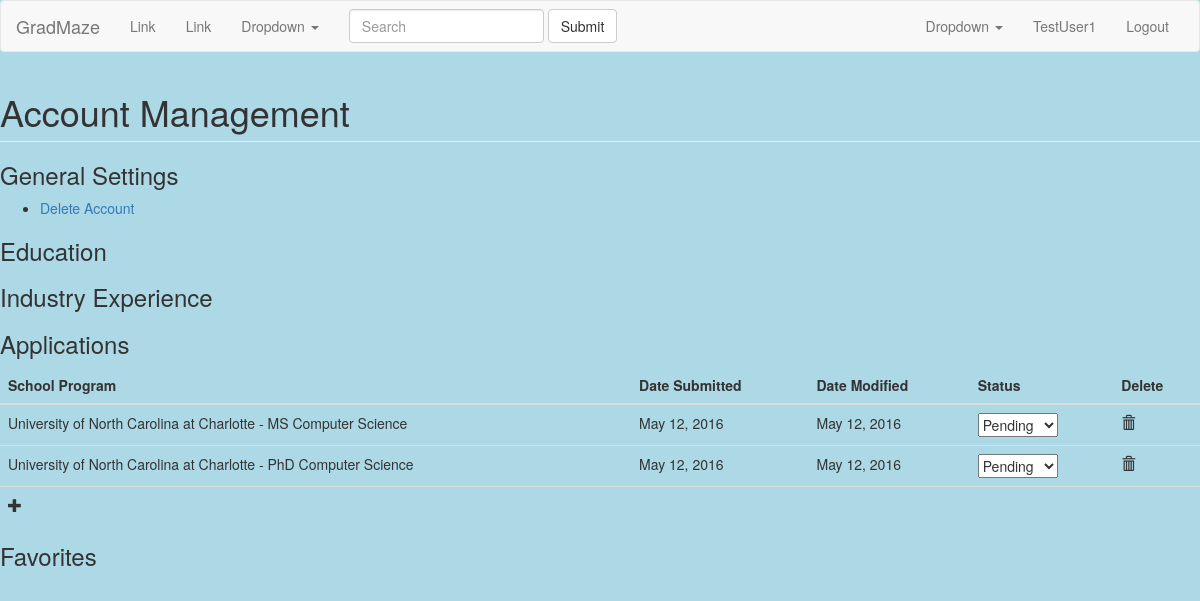
The app's page /GradMaze/accounts/manage/ (signed in), older data.
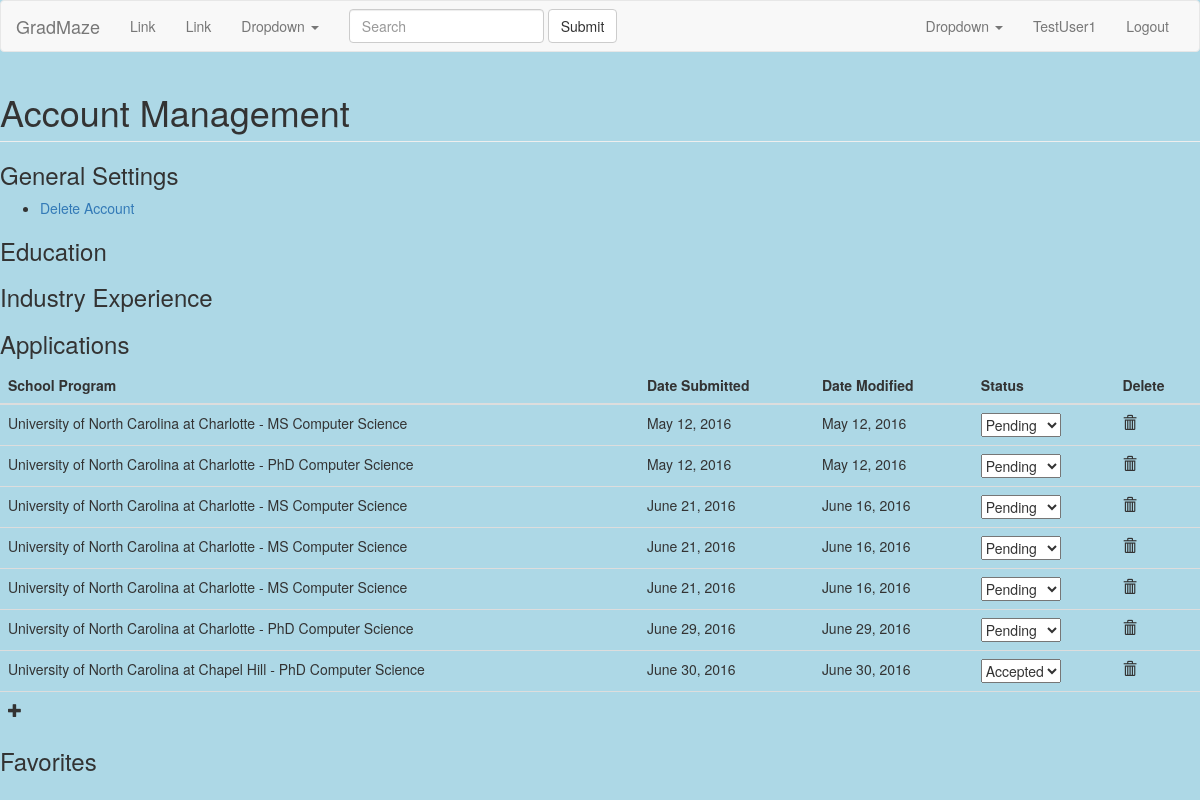
The same page, newer data.
### main/models.py (models this page shows, shortened)
class Application(models.Model):
    student = models.ForeignKey(Student)
    date_submitted = models.DateField()
    date_updated = models.DateField()
    school_program = models.ForeignKey(SchoolProgram)
    STATUSCHOICES = (
        ('Pending', 'Pending'),
        ('Accepted', 'Accepted'),
        ('Denied', 'Denied'),
    )
    status = models.CharField(max_length=50, choices=STATUSCHOICES)

class SchoolProgram(models.Model):
    school = models.ForeignKey(School)
    program = models.ForeignKey(Program)
    def __str__(self):
        return str(self.school) + " - " + str(self.program)

class School(models.Model):
    name = models.CharField(max_length=50)
    abbr = models.CharField(max_length=5, null=True)
    def __str__(self):
        return str(self.name)

class Program(models.Model):
    name = models.CharField(max_length=50)
    level = models.CharField(max_length=50)  # Masters/PhD/PSM
    def __str__(self):
        return str(self.level) + " " + str(self.name)

### main/views.py (the view, shortened to what this page needs)
class AccountManageView(View):
    template_name = "account_manage.html"
    def get(self, request, *args, **kwargs):
        apps_form = ApplicationForm()
        applications = Application.objects.filter(student__id=request.user.id)
        return render(request, self.template_name, {'apps': applications,'apps_form': apps_form})

### main/forms.py
class ApplicationForm(forms.Form):
    school_program = forms.ModelChoiceField(queryset=SchoolProgram.objects.all().order_by('school'))
    date_submitted = forms.DateField(widget=forms.TextInput(attrs={'class':'datepicker'}))
    date_updated = forms.DateField(widget=forms.TextInput(attrs={'class':'datepicker'}))
    status = forms.ChoiceField(choices=Application.STATUSCHOICES)

### templates/account_manage.html (shortened to what this page needs)
{% extends "base.html" %}
{% load staticfiles %}
{% block styles %}
    <link href="{% static 'css/jquery-ui.min.css' %}" rel="stylesheet">
{% endblock %}
{% block content %}
    <h1 class="page-header">Account Management</h1>
    <h3>General Settings</h3>
    <ul>
        <li><a href="#" id="opener">Delete Account</a></li>
    </ul>
    <h3>Education</h3>
    <h3>Industry Experience</h3>
    <h3>Applications</h3>
    <table class="table" id="app-table">
        <thead>
            <th>School Program</th>
            <th>Date Submitted</th>
            <th>Date Modified</th>
            <th>Status</th>
            <th>Delete</th>
        </thead>
        {% for application in apps %}
            <tr id="app-{{application.id}}">
                <td>{{application.school_program}}</td>
                <td>{{application.date_submitted}}</td>
                <td>{{application.date_updated}}</td>
                <td>
                    <select class="modify-app">
                        <option {% if application.status == "Pending" %}selected="selected"{% endif %}>Pending</option>
                        <option {% if application.status == "Accepted" %}selected="selected"{% endif %}>Accepted</option>
                    </select>
                </td>
                <td><span class="glyphicon glyphicon-trash remove-app"></span></td>
            </tr>
        {% endfor %}
        <tr>
            <td><span class="glyphicon glyphicon-plus" id="add-app"></span></td>
            <td></td>
            <td></td>
            <td></td>
            <td></td>
        </tr>
    </table>
    <h3>Favorites</h3>
{%  endblock %}

Row changes from the older to the newer data that the page shows:
added Application: school_program "University of North Carolina at Charlotte - MS Computer Science", date_submitted "June 21, 2016", date_updated "June 16, 2016"
added Application: school_program "University of North Carolina at Charlotte - MS Computer Science", date_submitted "June 21, 2016", date_updated "June 16, 2016"
added Application: school_program "University of North Carolina at Charlotte - MS Computer Science", date_submitted "June 21, 2016", date_updated "June 16, 2016"
added Application: school_program "University of North Carolina at Charlotte - PhD Computer Science", date_submitted "June 29, 2016", date_updated "June 29, 2016"
added Application: school_program "University of North Carolina at Chapel Hill - PhD Computer Science", date_submitted "June 30, 2016", date_updated "June 30, 2016", status "Accepted"
